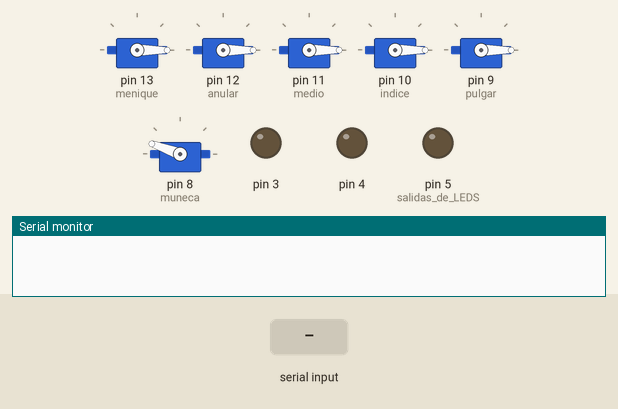
Bench run of a sketch on a simulated Arduino Uno, built with avr-gcc and run on an emulated ATmega328P. On the bench: 6 × servo, output pins drawn as LEDs (lit = HIGH), the last lines printed to the serial monitor. The inputs (shaded band) are chosen by the test bench.

Above: at 1.2 s.
1.3 s: "9" received over Serial
At 2.1 s:
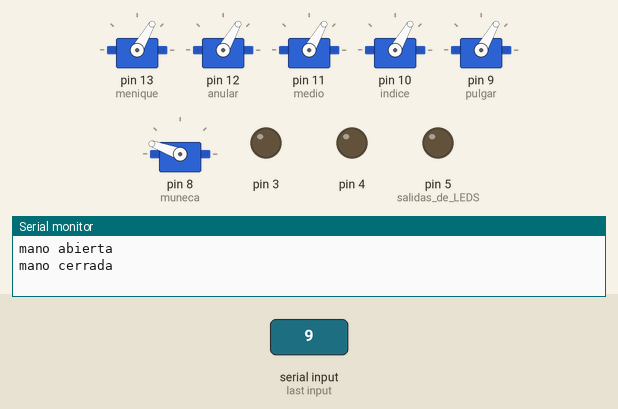
Timing chart, 0 to 4.3 s (numbered marks = the images above; inputs shaded):
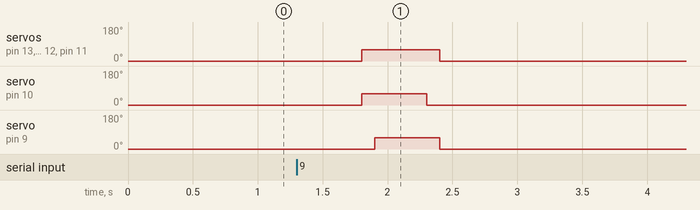

Measured:
- after the input at 1.3 s, servo on pin 13 (menique), servo on pin 12 (anular), servo on pin 11 (medio): 0° → 60° after 0.50 s, → 0° 0.60 s later; servo on pin 10 (indice): 0° → 60° after 0.50 s, → 0° 0.50 s later; servo on pin 9 (pulgar): 0° → 60° after 0.60 s, → 0° 0.50 s later

The sketch:

mano_lid.ino
```cpp
#include <Servo.h>
Servo muneca;
Servo menique;
Servo anular;
Servo medio;
Servo indice;
Servo pulgar;
int m = 1;          //contador para pasar de modos
int ax;   int axtemp = 1;  int avar;
int ay;   int aytemp = 1;  int ayvar;
int meniqu = 1;
int anula = 1;
int medi = 1;
int indic = 1;
int dpul = 1;
int dind = 1;
int danu = 1;
int btn = 0;
int bpul = 0;
int pulg = 1;
int asx;
int asy;
int contm = 160;
int contd = 0;

void setup() {      //setup o valores iniciales
  Serial.begin(9600);
  menique.attach(13); //indentificar los servomotres con sus respectivos dedos
  menique.write(0); //inicializar los servos en 0
  anular.attach(12);
  anular.write(0);
  medio.attach(11);
  medio.write(0);
  indice.attach(10);
  indice.write(0);
  pulgar.attach(9);
  pulgar.write(0);
  muneca.attach(8);
  muneca.write(160);//la muñeca es el único que inicializa en 160 ya que no tiene tope y está girado
  pinMode(7, INPUT ); //entradas de Botones
  pinMode(6, INPUT );
  pinMode(5, OUTPUT ); //salidas de LEDS
  pinMode(4, OUTPUT );
  pinMode(3, OUTPUT );
  pinMode(2, INPUT_PULLUP); //entrada de boton de joystick
  pinMode(A1, INPUT ); //entradas de los ejes de joystick
  pinMode(A2, INPUT );


}

void loop() {
  //axis();
  //Serial.println(analogRead(A1));
  if(Serial.available()>0){
      char data = Serial.read();
      if(data=='9'){
          abrir_mano();
          delay(300);
          cerrar_mano();
          delay(300);
          abrir_mano();
        }

    }

/*
  if (m == 1) {             //primera modalidad
    reset();
    modo();
    digitalWrite(5, HIGH);
    digitalWrite(4, LOW);

    //eje x
    if (analogRead(A2) <= 15)
    {
      muneca.write(160);
      Serial.println("muneca 1");
    }
    if (analogRead(A2) >= 1010)
    {
      muneca.write(100);
      Serial.println("muneca 2");
    }

    //eje y
    if (analogRead(A1) >= 1010)
    {
      indice.write(0);
      delay(100);
      pulgar.write(0);
      medio.write(0);
      anular.write(0);
      menique.write(0);
      Serial.println("mano abierta");
      delay(100);
    }

    if (analogRead(A1) <= 15)
    { indice.write(60);
      medio.write(60);
      anular.write(60);
      menique.write(60);
      delay(100);                    //el retraso es que el pulgar no choque con el indice
      pulgar.write(60);
      Serial.println("mano cerrada");
      delay(100);
    }
  }


  if (m == 2) {    //segunda modalidad
    reset();
    modo();
    digitalWrite(5, LOW);
    digitalWrite(4, HIGH);
    ax = analogRead(A1) / 339;  if (ax == 2)ax = 1; //Serial.print("ax =  ");Serial.println(ax);//if(ax==2)ax=1;
    avar = ax - axtemp;         //Serial.print("axtemp =  ");Serial.println(axtemp);
    ay = analogRead(A2) / 339;    if (ay == 2)ay = 1; //Serial.print("ayvar =  ");Serial.println(ayvar);
    ayvar = ay - aytemp;
    bpul = digitalRead(2);
    if (avar == -1)         //dedo indice
    { if (indic == 1)
      {
        indice.write(60);
        Serial.println("doblamos indice  ");
      }
      if (indic == 2)
      {
        indice.write(0);
      }
      indic++;
      if (indic == 3)
        indic = 1;
    }
    if (avar == 2)          //dedo anular
    { if (anula == 1)
      {
        anular.write(60);
        Serial.println("doblamos anular  ");
      }
      if (anula == 2)
      {
        anular.write(0);
      }
      anula++;
      if (anula == 3)
        anula = 1;
    }
    if (ayvar == -1)        //dedo meñique
    { if (meniqu == 1)
      {
        menique.write(60);
        Serial.println("doblamos menique  ");
      }
      if (meniqu == 2)
      {
        menique.write(0);
      }
      meniqu++;
      if (meniqu == 3)
        meniqu = 1;
    }
    if (ayvar == 2)         //dedo medio
    { if (medi == 1)
      {
        medio.write(60);
        Serial.println("doblamos medio  ");
      }
      if (medi == 2)
      {
        medio.write(0);
      }
      medi++;
      if (medi == 3)
        medi = 1;
    }
    if (bpul == 0) {
      if (pulg == 1)
      {
        pulgar.write(60);
        Serial.println("doblamos pulgar  ");
      }
      delay(100);
      if (pulg == 2)
      {
        pulgar.write(0);
      }
      delay(100);
      pulg++;
      if (pulg == 3)
        pulg = 1;
    }

    axtemp = ax;
    aytemp = ay;
    //delay(500);
  }


  if (m == 3) {     //tercera modalidad

    digitalWrite(5, HIGH);
    digitalWrite(4, HIGH);
    reset();
    modo();
    asx = analogRead(A1) / 100;
    asy = analogRead(A2) / 100;

    if (asx == 0) {
      pulgar.write(0);
      indice.write(0);
      medio.write(0);
      anular.write(0);
      menique.write(0);
      Serial.println("0 grados");

    }

    if (asx == 10 ) {
      pulgar.write(60);
      indice.write(60);
      medio.write(60);
      anular.write(60);
      menique.write(60);
      Serial.println("60 grados");

    }

    if (asx == 5 ) {
      pulgar.write(30);
      indice.write(30);
      medio.write(30);
      anular.write(30);
      menique.write(30);
      Serial.println("30 grados");

    }

    if (asx == 3 ) {
      pulgar.write(15);
      indice.write(15);
      medio.write(15);
      anular.write(15);
      menique.write(15);
      Serial.println("15 grados");

    }

    if (asx == 7 ) {
      pulgar.write(45);
      indice.write(45);
      medio.write(45);
      anular.write(45);
      menique.write(45);
      Serial.println("45 grados");

    }

  }
  //btn=digitalRead(2);
  if (m == 4) {        //cuarta modalidad

    digitalWrite(5, LOW);//luces
    digitalWrite(4, LOW);//luces reset()
    modo();
    reset();
    //eje x
    if (analogRead(A2) <= 15)
    {
      muneca.write(contm);
      delay(100);
      Serial.println("muneca 1");
      contm++;
      if (contm == 100)contm = 101;
    }
    if (analogRead(A2) >= 1010)
    {
      muneca.write(contm);
      delay(100);
      Serial.println("muneca 2");
      contm--;
      if (contm == 160)contm = 159;
    }

    //eje y
    if (analogRead(A1) >= 1010)
    {
      indice.write(contd);
      //delay(100);
      pulgar.write(contd);
      medio.write(contd);
      anular.write(contd);
      menique.write(contd);
      Serial.println("mano abierta");
      delay(100);
      contd--;
      if (contd == 0)contd = 1;
    }

    if (analogRead(A1) <= 15)
    { indice.write(contd);
      medio.write(contd);
      anular.write(contd);
      menique.write(contd);
      pulgar.write(contd);
      Serial.println("mano cerrada");
      delay(100);
      contd++;
      if (contd == 60)contd = 59;
    }
  }


  if (m == 5) { //quinta modalidad(para devolver a la primera modalidad)
    m = 1;
  }

  */
}

void reset() {  //función reseteo

  if (digitalRead(7) == HIGH) {
    menique.write(0);
    anular.write(0);
    medio.write(0);
    indice.write(0);
    pulgar.write(0);
    muneca.write(160);
    digitalWrite(3, HIGH);
    delay(600);
    digitalWrite(3, LOW);
    delay(100);
    Serial.println("RESET");
    contm = 160;
    contd = 0;
  }
}

void modo() {                      //funcion para mostrar y cambiar el modo
  if (digitalRead(6) == HIGH) {
    m++;
    Serial.println("mode: ");
    Serial.println(m);
    delay(1000);
  }
}


void axis() {                     //funcion para mostrar los valores que se leen en los ejes del joystick
  int ax = analogRead(A1);  //reducción de los valores(para una mejor lectura)
  int ay = analogRead(A2);
  Serial.print("A1: ");
  Serial.print(ax ); Serial.print("\t ");


  Serial.print("A2:");
  Serial.println(ay);
  axtemp = ax;
  //delay(500);
}
/*********************/

void abrir_mano()    {
  indice.write(0);
  delay(100);
  pulgar.write(0);
  medio.write(0);
  anular.write(0);
  menique.write(0);
  Serial.println("mano abierta");
  delay(100);
}

void cerrar_mano()
{ indice.write(60);
  medio.write(60);
  anular.write(60);
  menique.write(60);
  delay(100);                    //el retraso es que el pulgar no choque con el indice
  pulgar.write(60);
  Serial.println("mano cerrada");
  delay(100);
}
```
